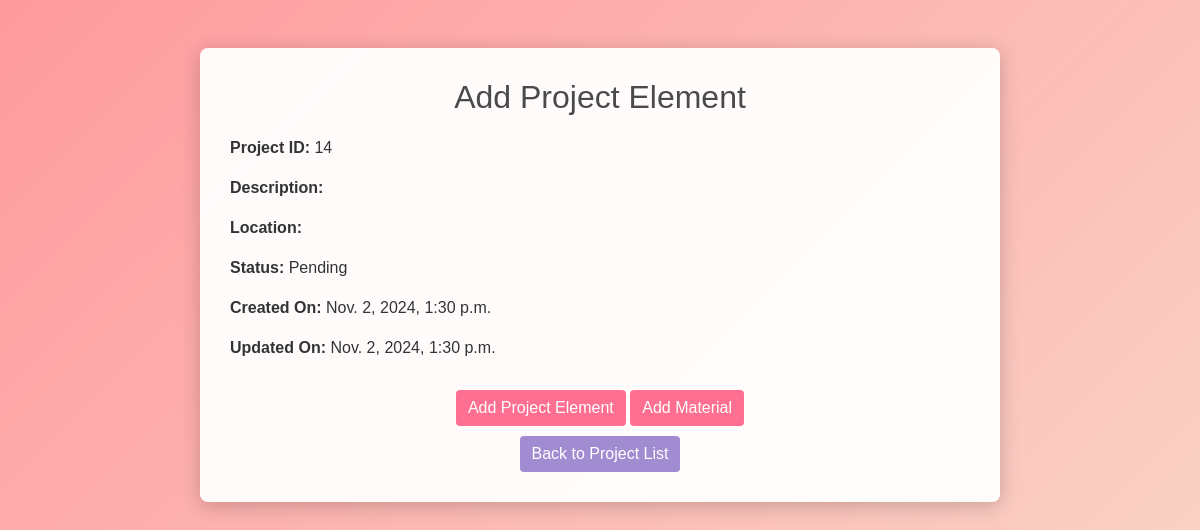
The app's page /projects/14/add_project_element/ with its own data.
### quotations/models.py (models this page shows, shortened)
class Project(models.Model):
    STATUS_CHOICES = [
        ("Pending", "Pending"),
        ("Approved", "Approved"),
        ("Declined", "Declined"),
        ("Completed", "Completed"),
    ]
    name = models.CharField(max_length=100)
    area_size = models.DecimalField(max_digits=10, decimal_places=2, default=0)
    description = models.TextField()  # Changed to TextField for longer descriptions
    location = models.CharField(max_length=100)
    start_date = models.DateField(blank=True, null=True)
    end_date = models.DateField(blank=True, null=True)
    user = models.ForeignKey(User, on_delete=models.CASCADE, related_name="projects")
    status = models.CharField(
        max_length=20, choices=STATUS_CHOICES, default="Pending", blank=True, null=True
    )
    created_at = models.DateTimeField(auto_now_add=True)
    updated_at = models.DateTimeField(auto_now=True)
    approved_by_user = models.BooleanField(default=False)
    approved_by_admin = models.ForeignKey(
        User, null=True, blank=True, related_name="approved_projects", on_delete=models.SET_NULL
    )
    declined_by_admin = models.ForeignKey(
        User, null=True, blank=True, related_name="declined_projects", on_delete=models.SET_NULL
    )
    declined_by_user = models.BooleanField(default=False)

### quotations/views.py (the view)
# urls.py: path("projects/<int:project_id>/add_project_element/", views.add_project_element, name="add_project_element",),
def add_project_element(request, project_id):
    project = get_object_or_404(Project, id=project_id)
    if request.method == "POST":
        form = ProjectElementForm(request.POST, project=project)
        if form.is_valid():
            form.save()  # This will save the element and link it to the project
            return redirect('project_detail', project_id=project_id)
    else:
        form = ProjectElementForm(project=project)
    return render(
        request, "add_project_element.html", {"project": project, "form": form}
    )

### templates/add_project_element.html (shortened to what this page needs)
{% load static %}
<!DOCTYPE html>
<html lang="en">
<head>
    <link rel="stylesheet" href="https://stackpath.bootstrapcdn.com/bootstrap/4.5.2/css/bootstrap.min.css">
</head>
<body>
    <div class="container mt-5">
        <div class="project-container">
            <h2>Add Project Element</h2>
            {% if user.is_superuser %}
                <form method="post" action="{% url 'add_project_element' project.id %}">
                    {% csrf_token %}
                    {{ form.as_p }}
                    {% if form.errors %}
                        <div class="error-messages">
                            {% for field, errors in form.errors.items %}
                                <p>{{ field }}: {{ errors|join:", " }}</p>
                            {% endfor %}
                        </div>
                    {% endif %}
                    <div class="text-center">
                        <button type="submit" class="btn btn-primary">Save Changes</button>
                    </div>
                </form>
            {% else %}
                <div class="project-info">
                    <p><strong>Project ID:</strong> {{ project.id }}</p>
                    <p><strong>Description:</strong> {{ project.description }}</p>
                    <p><strong>Location:</strong> {{ project.location }}</p>
                    <p><strong>Status:</strong> {{ project.status }}</p>
                    <p><strong>Created On:</strong> {{ project.created_at }}</p>
                    <p><strong>Updated On:</strong> {{ project.updated_at }}</p>
                </div>
            {% endif %}
            <div class="text-center">
                <a href="{% url 'add_project_element' project.id %}" class="btn btn-primary">Add Project Element</a>
                <a href="{% url 'add_project_material' project.id %}" class="btn btn-primary">Add Material</a>
            </div>
            <div class="text-center">
                <a href="{% url 'project_list' %}" class="btn btn-secondary">Back to Project List</a>
            </div>
        </div>
    </div>
</body>
</html>

### templates/add_project_element.html (style rules this page uses)
body { background: linear-gradient(135deg, #ff9a9e, #fad0c4, #fbc2eb, #a18cd1, #fbc2eb); background-size: 400% 400%; animation: gradient 15s ease infinite; font-family: Arial, sans-serif; color: #2c2c2c; }
.project-container { max-width: 800px; margin: auto; padding: 30px; background-color: rgba(255, 255, 255, 0.95); border-radius: 8px; box-shadow: 0 4px 20px rgba(0, 0, 0, 0.2); }
h2 { margin-bottom: 20px; text-align: center; color: #4a4a4a; text-shadow: 1px 1px 2px rgba(255, 255, 255, 0.7); }
.project-info { margin-bottom: 20px; color: #333; text-shadow: 1px 1px 2px rgba(255, 255, 255, 0.5); }
.btn-primary { background-color: #ff6f91; border: none; margin-top: 10px; }
.btn-secondary { background-color: #a18cd1; border: none; margin-top: 10px; }

### records on screen
Project: id "14", status "Pending", created_at "Nov. 2, 2024, 1:30 p.m.", updated_at "Nov. 2, 2024, 1:30 p.m."
